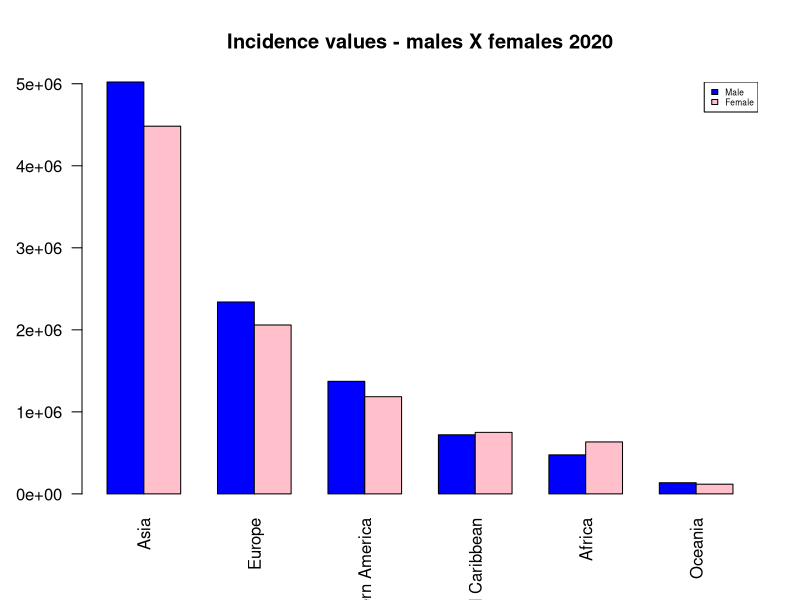
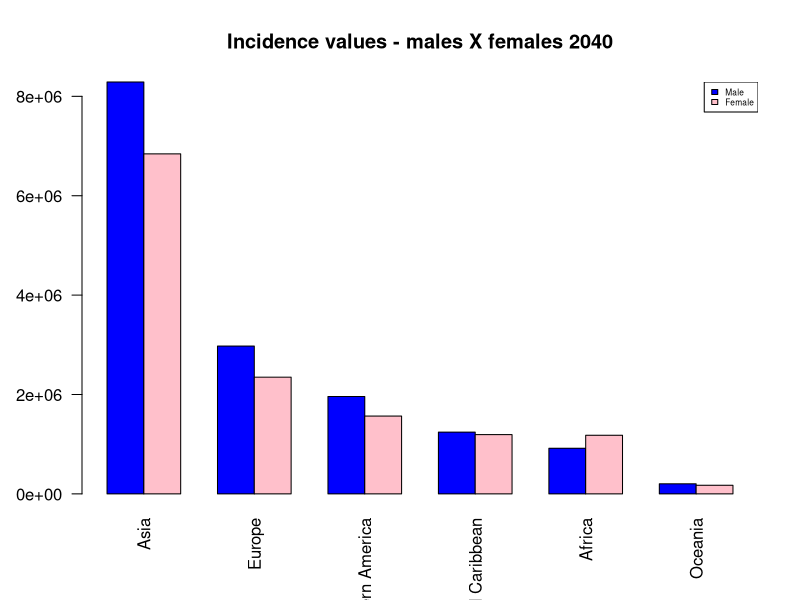
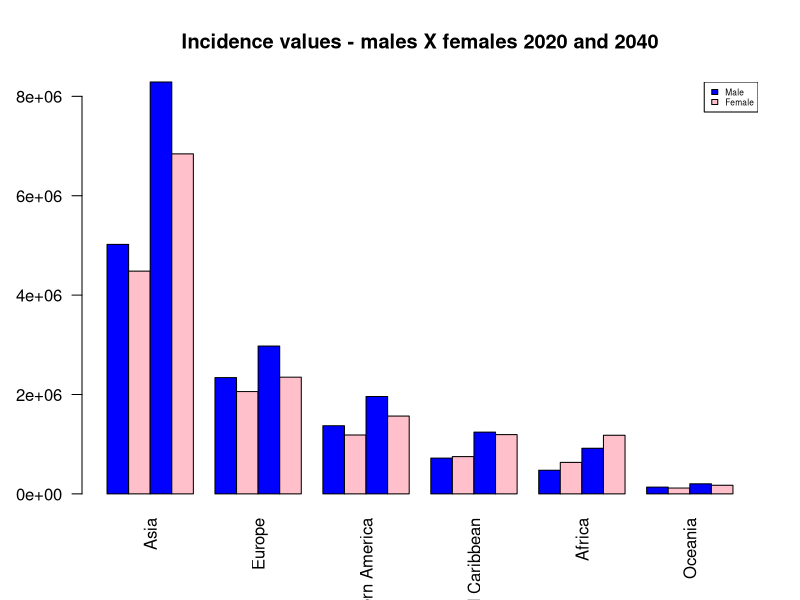
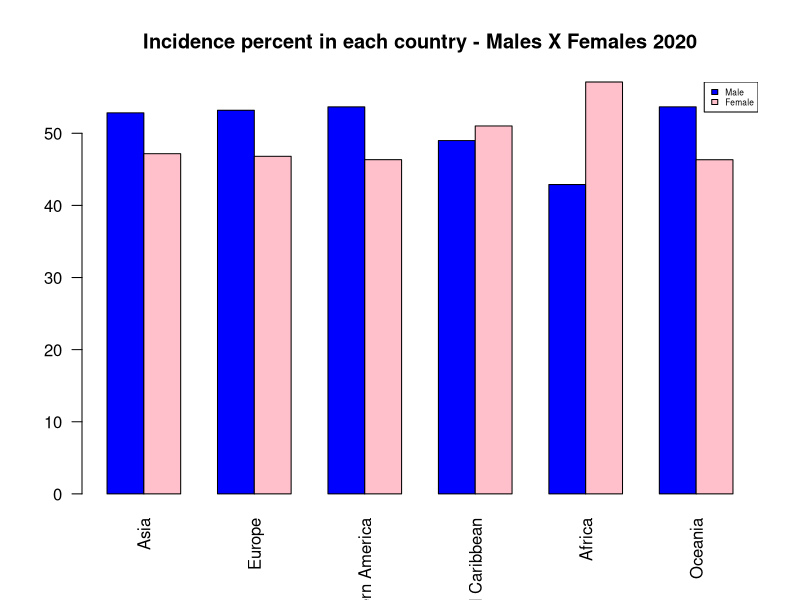
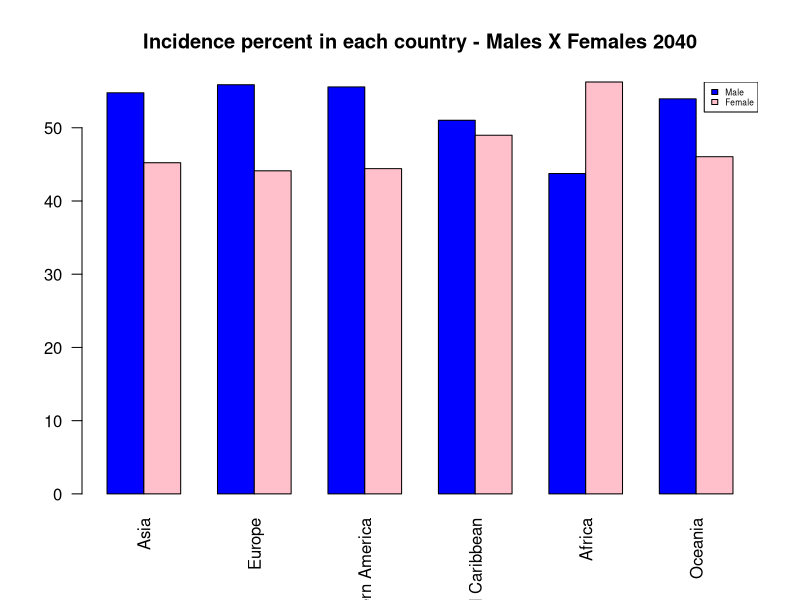
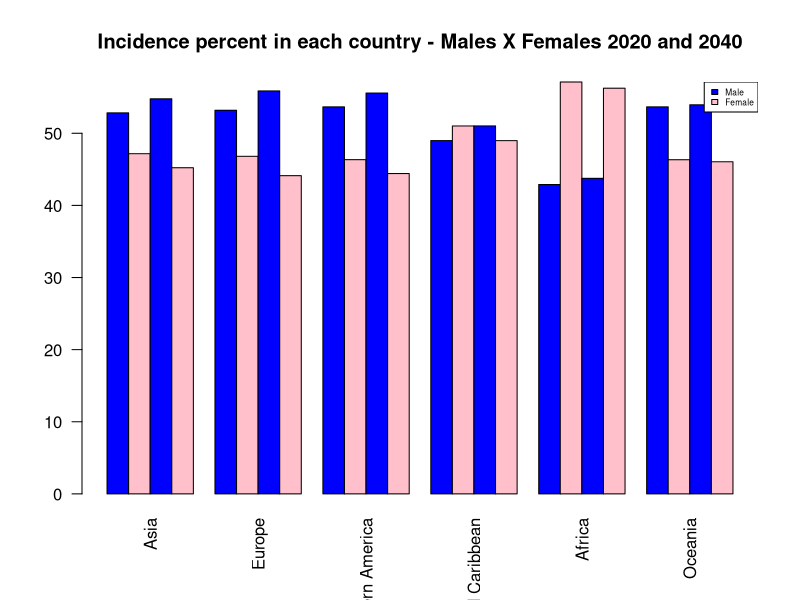

R code for these plots, in order:
setwd("~/Projects/IAA/ciencia_de_dados/cancer")

# read csvs incidence
incidence <- read.csv("data/incidence.csv")
incidence_males <- read.csv("data/incidence_males.csv")
incidence_females <- read.csv("data/incidence_females.csv")

## Incidente value - Males X Females 2020
df_incidence_males_females <- data.frame(male = incidence_males$X2020, female = incidence_females$X2020)
mtx_incidence_males_females <- data.matrix(t(df_incidence_males_females))
# Create the input vectors.
colors = c("blue","pink")
countries <- incidence$Label
genders <- c("Male","Female")
barplot(mtx_incidence_males_females, main = "Incidence values - males X females 2020", names.arg = countries, las = 2, col = colors, beside = TRUE)

legend("topright", genders, cex = 0.5, fill = colors)


## Incidente value - Males X Females 2040
df_incidence_males_females <- data.frame(male = incidence_males$Prediction.in.2040, female = incidence_females$Prediction.in.2040)
mtx_incidence_males_females <- data.matrix(t(df_incidence_males_females))
# Create the input vectors.
colors = c("blue","pink")
countries <- incidence$Label
genders <- c("Male","Female")
barplot(mtx_incidence_males_females, main = "Incidence values - males X females 2040", names.arg = countries, las = 2, col = colors, beside = TRUE)

legend("topright", genders, cex = 0.5, fill = colors)


## Incidente value - Males X Females 2020 and 2040
df_incidence_males_females <- data.frame(male = incidence_males$X2020, female = incidence_females$X2020, male2040 = incidence_males$Prediction.in.2040, female2040 = incidence_females$Prediction.in.2040)
mtx_incidence_males_females <- data.matrix(t(df_incidence_males_females))
# Create the input vectors.
colors = c("blue","pink","blue","pink")
countries <- incidence$Label
genders <- c("Male","Female")
barplot(mtx_incidence_males_females, main = "Incidence values - males X females 2020 and 2040", names.arg = countries, las = 2, col = colors, beside = TRUE)

legend("topright", genders, cex = 0.5, fill = colors)



## Incidence percent - Males X Females 2020
percent_male <- (incidence_males$X2020 * 100)/incidence$X2020
percent_female <- (incidence_females$X2020 * 100)/incidence$X2020

df_incidence_males_females <- data.frame(male = percent_male, female = percent_female)
mtx_incidence_males_females <- data.matrix(t(df_incidence_males_females))
# Create the input vectors.
colors = c("blue","pink")
countries <- incidence$Label
genders <- c("Male","Female")
barplot(mtx_incidence_males_females, main = "Incidence percent in each country - Males X Females 2020", names.arg = countries, las = 2, col = colors, beside = TRUE)

legend("topright", genders, cex = 0.5, fill = colors)

## Incidence percent - Males X Females 2040
percent_male <- (incidence_males$Prediction.in.2040 * 100)/incidence$Prediction.in.2040
percent_female <- (incidence_females$Prediction.in.2040 * 100)/incidence$Prediction.in.2040

df_incidence_males_females <- data.frame(male = percent_male, female = percent_female)
mtx_incidence_males_females <- data.matrix(t(df_incidence_males_females))
# Create the input vectors.
colors = c("blue","pink")
countries <- incidence$Label
genders <- c("Male","Female")
barplot(mtx_incidence_males_females, main = "Incidence percent in each country - Males X Females 2040", names.arg = countries, las = 2, col = colors, beside = TRUE)

legend("topright", genders, cex = 0.5, fill = colors)


## Incidence percent - Males X Females 2020 and 2040
percent_male <- (incidence_males$X2020 * 100)/incidence$X2020
percent_female <- (incidence_females$X2020 * 100)/incidence$X2020
percent_male2040 <- (incidence_males$Prediction.in.2040 * 100)/incidence$Prediction.in.2040
percent_female2040 <- (incidence_females$Prediction.in.2040 * 100)/incidence$Prediction.in.2040

df_incidence_males_females <- data.frame(male = percent_male, female = percent_female, male2040 = percent_male2040, female2040 = percent_female2040)
mtx_incidence_males_females <- data.matrix(t(df_incidence_males_females))
# Create the input vectors.
colors = c("blue","pink","blue","pink")
countries <- incidence$Label
genders <- c("Male","Female")
barplot(mtx_incidence_males_females, main = "Incidence percent in each country - Males X Females 2020 and 2040", names.arg = countries, las = 2, col = colors, beside = TRUE)

legend("topright", genders, cex = 0.5, fill = colors)





